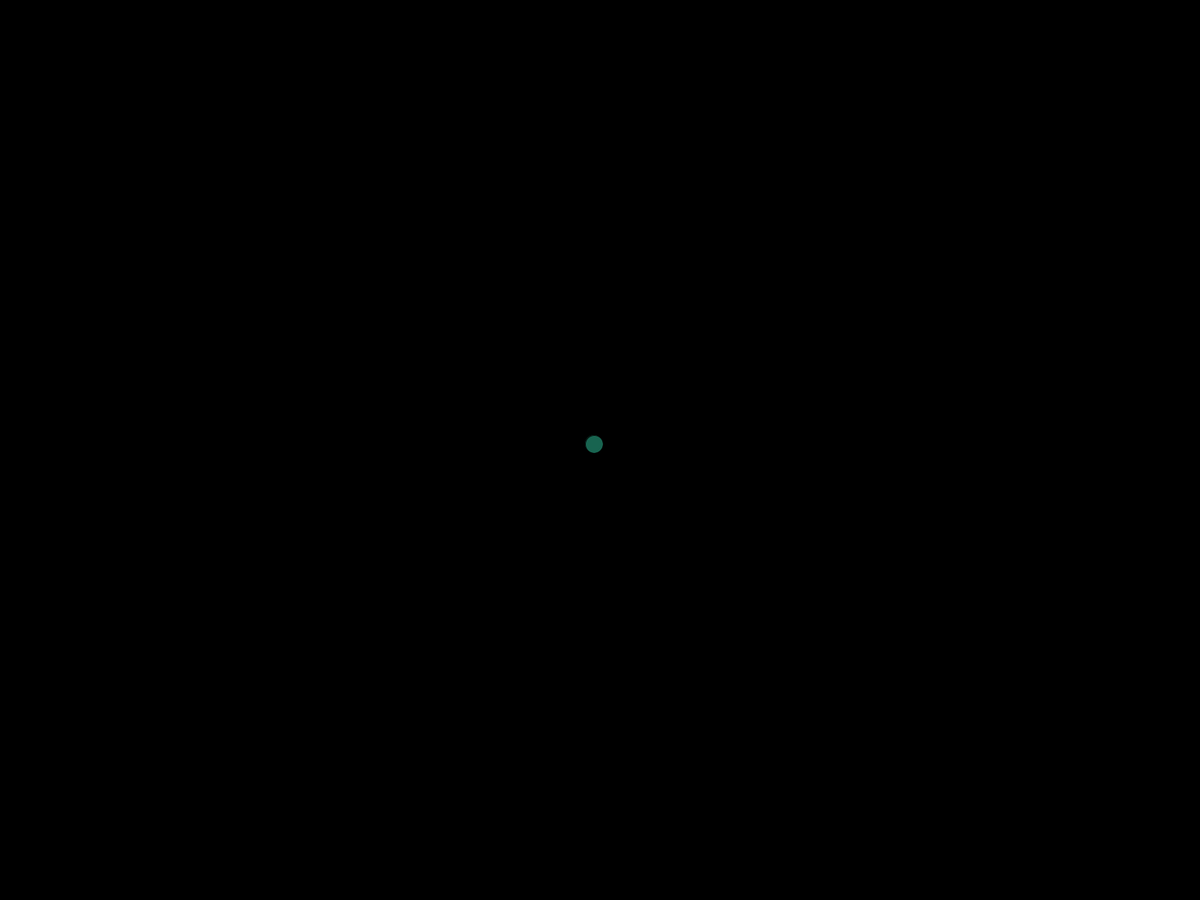
Frame 1 (no input)
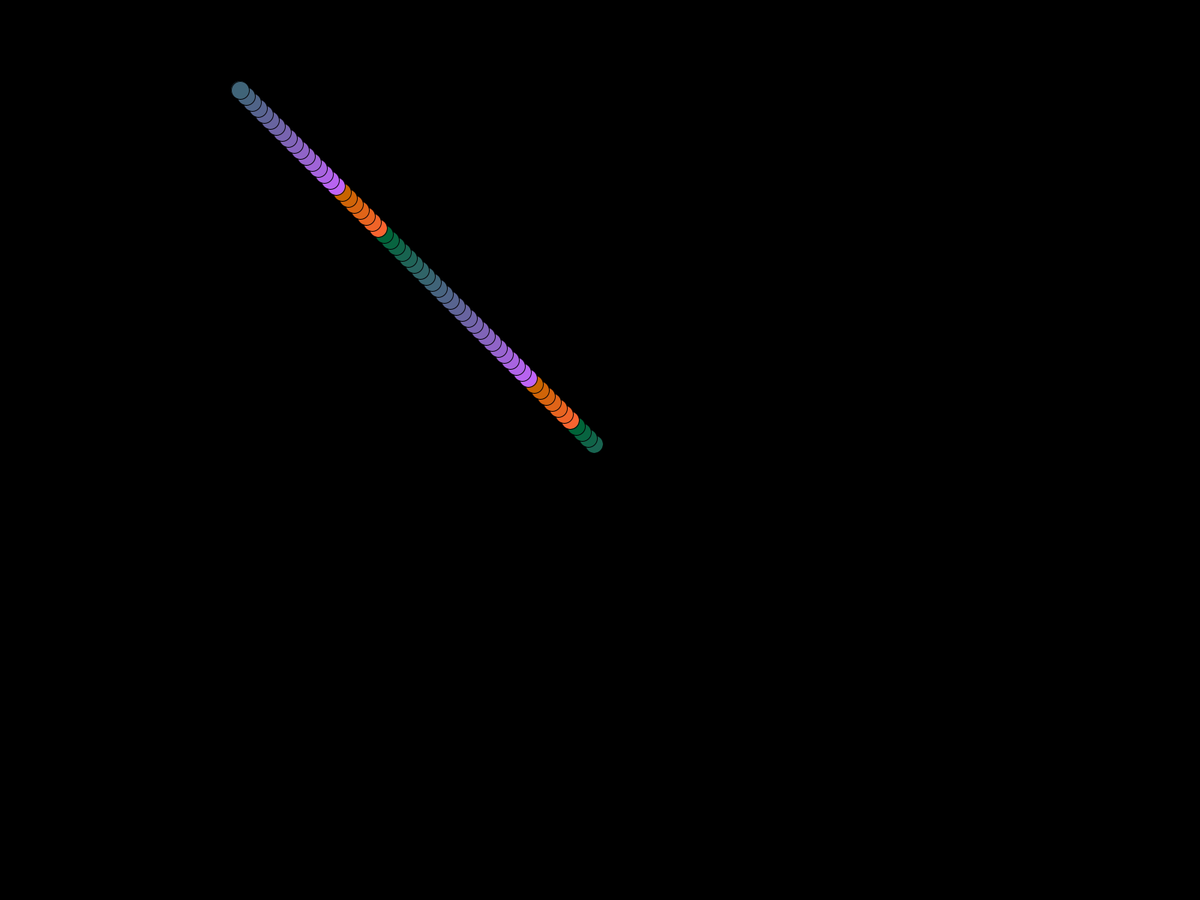
Frame 60 (the mouse pressed at the canvas centre just before this capture)
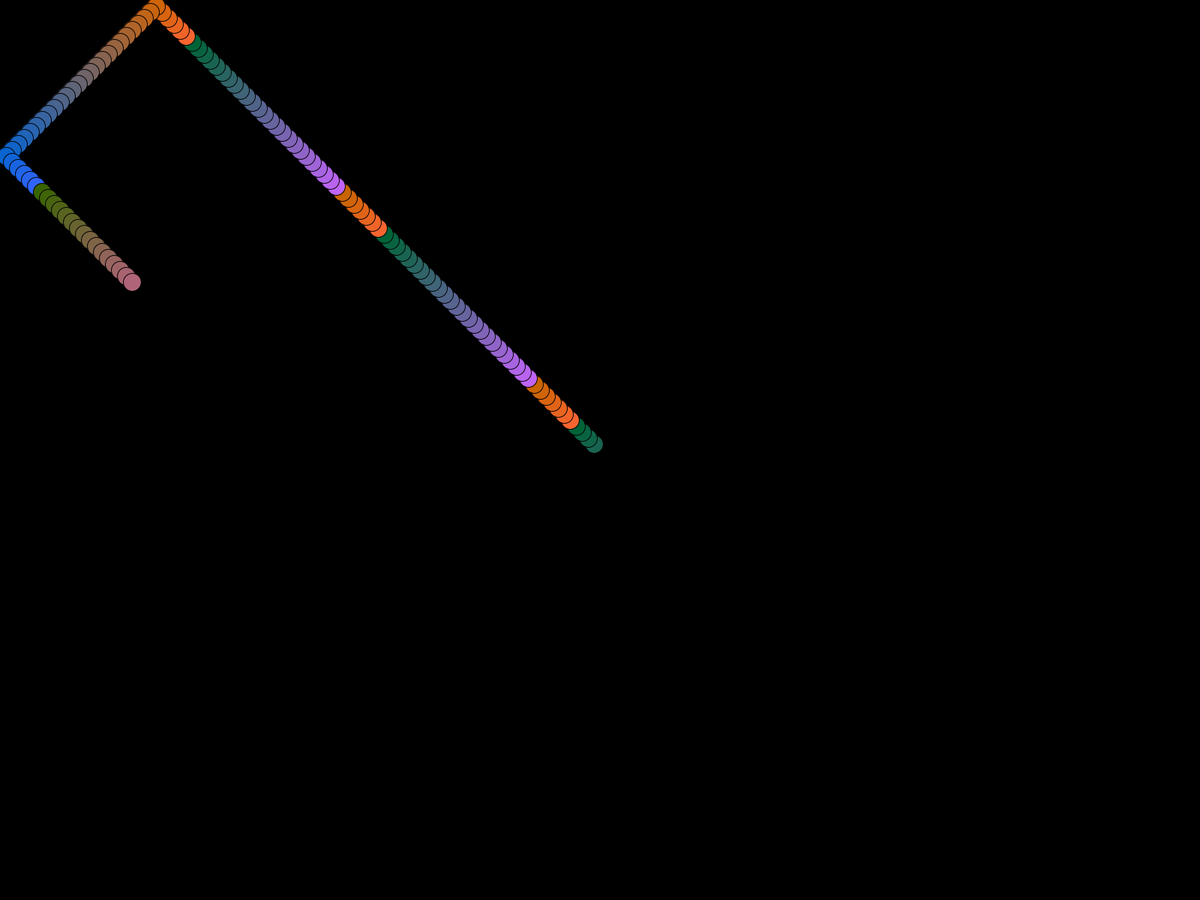
Frame 120 (the mouse held since frame 60 and released just before this capture)

The Processing sketch that drew these frames (run headless with seeded random() and noise(); from frame 60 on, the mouse is pressed at the canvas centre):

// Processing sketch: dessin_avec_une_ball
// ── dessin_avec_une_ball.pde
int vitesseX = 8;
int vitesseY = 8;
int posBallX;
int posBallY;
int directionX = -1;
int directionY = -1;

int grandeurBall =24;

boolean pause = true;


void setup()
{
  background(0);
  fullScreen();
  frameRate(60);
  
  
  posBallX = width/2;
  posBallY = height/2;
}



void draw()
{
  if (pause == true)
  {
    posBallX = posBallX + (vitesseX * directionX);
    posBallY = posBallY + (vitesseY * directionY);
  
    conditionBall();
    dessinBall();
  }
}



void dessinBall()
{
  
  couleurBall();
  ellipse(posBallX, posBallY, grandeurBall, grandeurBall);
}



void conditionBall()
{
  if (posBallX + (grandeurBall/2) >= width)
  {
    directionX = -1;
  }

  if (posBallX - (grandeurBall/2) <= 0)
  {
    directionX = +1;
  }

  if (posBallY + (grandeurBall/2) >= height)
  {
    directionY = -1;
  }
  
  if (posBallY - (grandeurBall/2) <= 0)
  {
    directionY = +1;
  }
}



void couleurBall()
{  
  stroke (0);
  fill (posBallX % 256, 100, posBallY % 256, 256);
}



void keyPressed()
{
  if (key == 'r')
  {
    background(0);
  }
  
  if (key == 'p')
  {
    if (pause == true)
    {
      pause = false;
    }
    else
    {
      pause = true;
    }
  }
}
